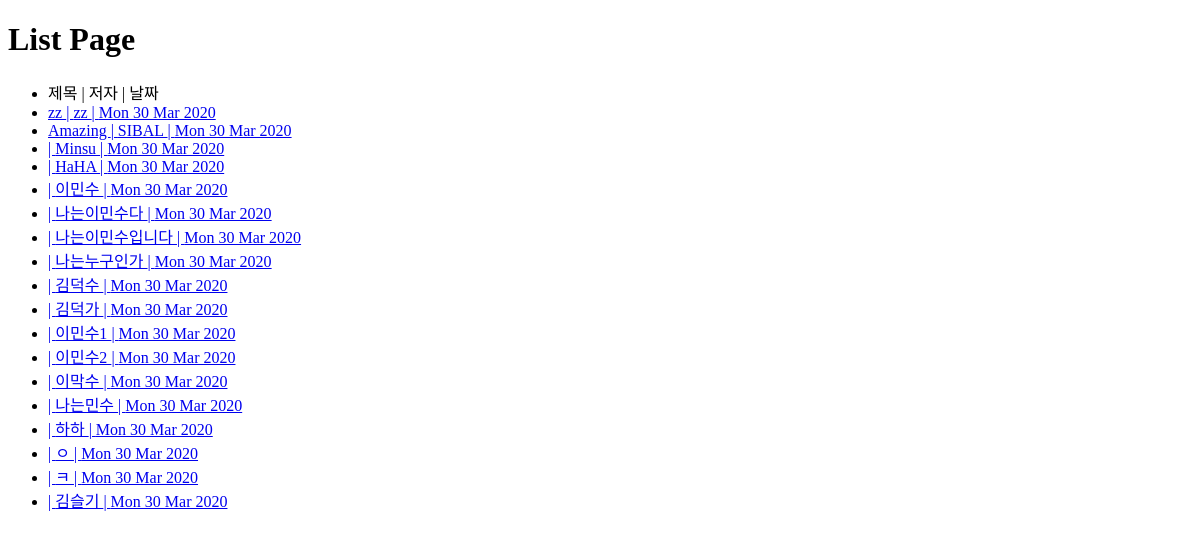
The page /list/ on the database as committed earlier.
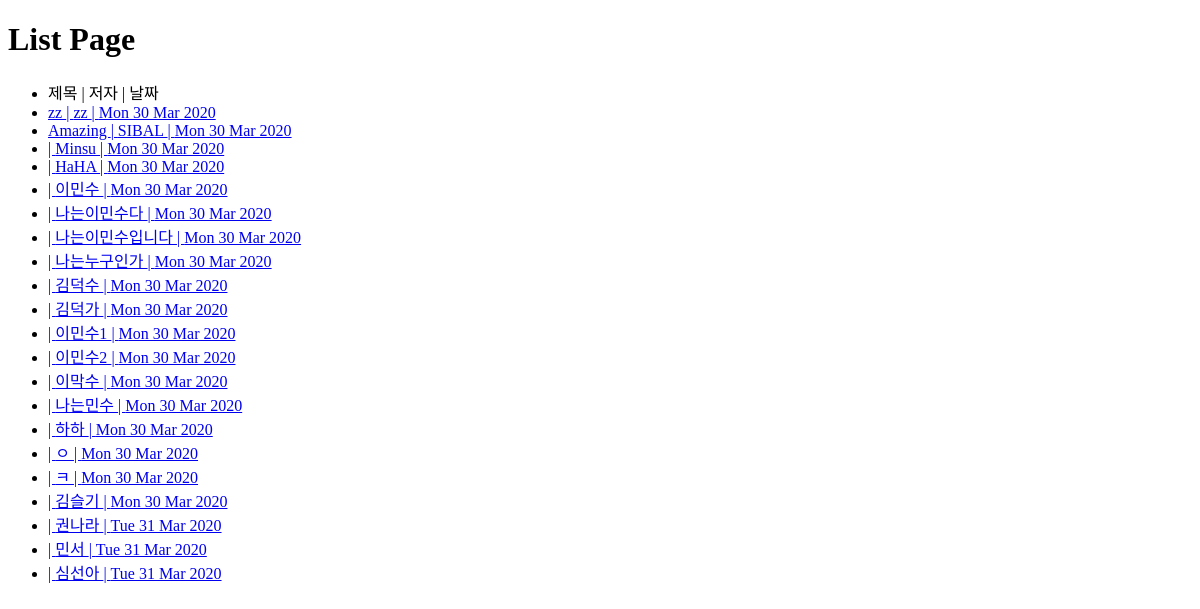
The same page on the database as committed later.
### web/models.py (models this page shows)
class Article(models.Model):
    name = models.CharField(max_length=50)
    title = models.CharField(max_length=50)
    contents = models.TextField()
    url = models.URLField()
    email = models.EmailField()
    cdate = models.DateTimeField(auto_now_add=True)

### web/views.py (the view)
# urls.py: url('list/', list, name='list'),
def list(request):
    articleList = Article.objects.all()
    return render(request, 'list.html', {'articleList':articleList})

### templates/list.html (shortened to what this page needs)
<!DOCTYPE html>
<html lang="en">
<head>
</head>
<body>
    <h1>List Page</h1>
    <ul>
        <li>제목 | 저자 | 날짜 </li>
        {% for article in articleList %}
            <li><a href="/view/{{ article.id}}"> {{ article.title }} | {{ article.name }} | {{ article.cdate|date:"D d M Y" }} </a></li>
        {% endfor %}
    </ul>
</body>
</html>

Rows that differ between the two databases and show on the page:
added Article: name "권나라", cdate "Tue 31 Mar 2020"
added Article: name "민서", cdate "Tue 31 Mar 2020"
added Article: name "심선아", cdate "Tue 31 Mar 2020"
